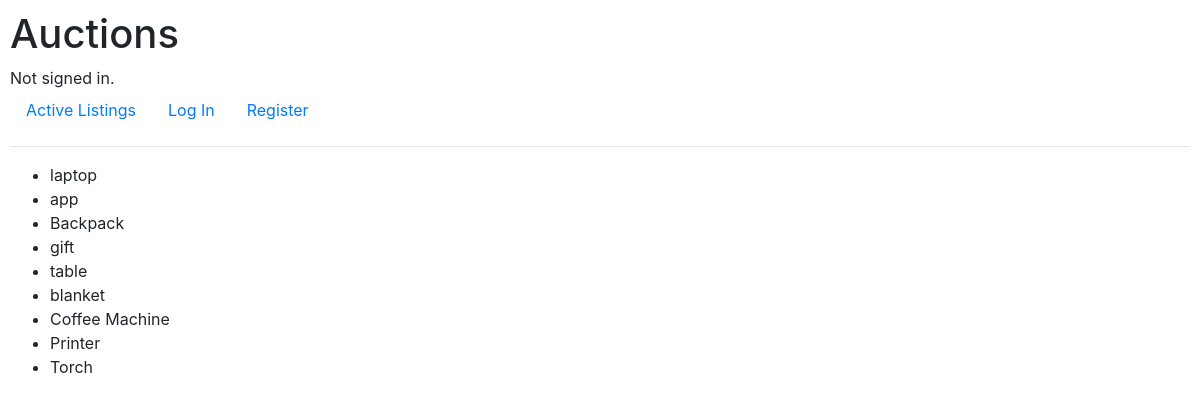
Screenshot of /list_category/2 with the database file from the repository.
### auctions/models.py (models this page shows)
class Listings(models.Model):
    title = models.CharField(blank=False, max_length=30)
    description = models.CharField(blank=True, max_length=100)
    active = models.BooleanField(null=False)
    picture = models.ImageField(upload_to='media/', null=True, blank= True)
    category = models.ForeignKey(Category, on_delete = models.CASCADE)
    start_bid = models.IntegerField(blank=False, default=1)
    watchlist = models.ManyToManyField(User, blank=True, related_name="watchlist")
    def __str__(self):
        return f" {self.id}, {self.title} {self.description}, {self.category}, {self.start_bid}, {self.picture}, {self.watchlist}"

### auctions/views.py (the view)
# urls.py: path("list_category/<category_id>", views.list_category, name="list_category"),
def list_category(request, category_id):
    category_list = Category.objects.get(pk=category_id)
    print(category_list)
    list = Listings.objects.filter(category=category_list)
    print(list)
    return render(request, "auctions/list_category.html",{
        "list": list
    })

### auctions/models.py (called while the page is built)
    def __str__(self):
        return f"{self.category_name}"

### auctions/templates/auctions/list_category.html
{% extends 'auctions/layout.html' %}
{% block body %}
    <ul>
        {% for item in list %}
        <li>{{ item.title }}</li>
        {% endfor %}
    </ul>
{% endblock %}

### auctions/static/auctions/styles.css (style rules this page uses)
body { padding: 10px; }

### rows the page displays
Listings: title "laptop"
Listings: title "app"
Listings: title "Backpack"
Listings: title "gift"
Listings: title "table"
Listings: title "blanket"
Listings: title "Coffee Machine"
Listings: title "Printer"
Listings: title "Torch"
